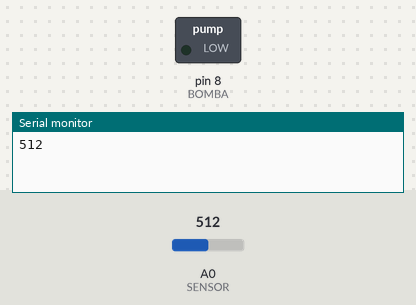
This sketch was run on a simulated Arduino Uno, built with avr-gcc and run on an emulated ATmega328P. Parts: switched loads named in the sketch (green lamp = pin HIGH), the last lines printed to the serial monitor. The inputs (shaded band) are chosen by the test bench; at power-on: A0 (SENSOR) = 512. Pins used as bus, display or sensor lines are not drawn.

Above: at 2.2 s.
2.3 s: A0 (SENSOR) set to 691
6.1 s: A0 (SENSOR) set to 712
At 7.3 s:
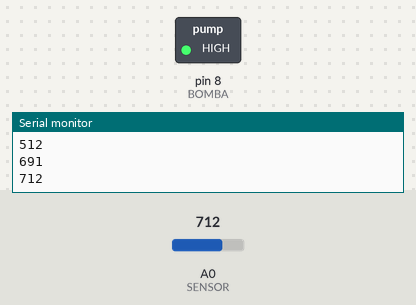
13.7 s: A0 (SENSOR) set to 690
At 15.8 s:
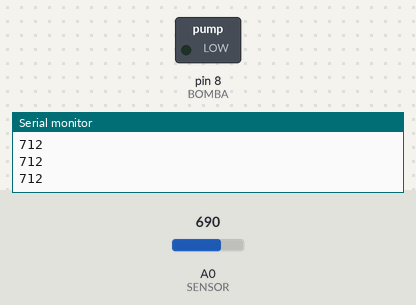
17.5 s: A0 (SENSOR) set to 710
At 20.1 s:
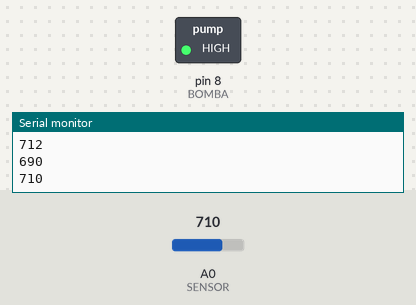
Timing chart, 0 to 26.1 s (numbered marks = the images above; inputs shaded):
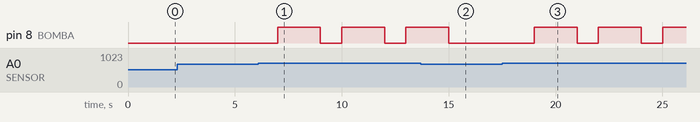

The sketch:

regadorAutonomo.ino
```cpp
#define SENSOR A0
#define SENSORPOWER 7
#define BOMBA 8

int humedad = 0;

void setup() {
  // put your setup code here, to run once:
  pinMode(SENSORPOWER, OUTPUT);
  pinMode(BOMBA, OUTPUT);
  digitalWrite(BOMBA,LOW);
  digitalWrite(SENSORPOWER, LOW);
  Serial.begin(9600);
  delay(1000);
  digitalWrite(SENSORPOWER, HIGH);

}

void loop() {
  // put your main code here, to run repeatedly:

  //delay(10000);
  humedad = analogRead(SENSOR);
  Serial.println(humedad);
  if (humedad > 700){
    digitalWrite(BOMBA, HIGH);
  }
  delay(2000);
  digitalWrite(BOMBA, LOW);

  delay(1000);
  //digitalWrite(SENSORPOWER, LOW);
}
```

Measured:
- the behaviour switches between 700 and 701 on A0 (SENSOR) (found by bisection; images 0 and 1)
- after the input at 6.1 s, pin 8 (BOMBA): alternates HIGH for 2.0 s and LOW for 1.0 s, starting after 0.90 s
- after the input at 13.7 s, pin 8 (BOMBA): goes on until 15.0 s, then stays LOW
- after the input at 17.5 s, pin 8 (BOMBA): alternates HIGH for 2.0 s and LOW for 1.0 s, starting after 1.5 s
